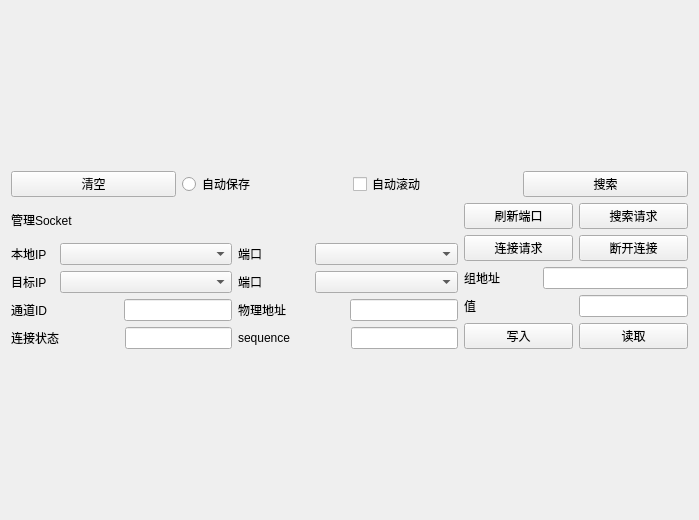
<?xml version="1.0" encoding="UTF-8"?>
<ui version="4.0">
 <class>windowForCommunication</class>
 <widget class="QWidget" name="windowForCommunication">
  <property name="geometry">
   <rect>
    <x>0</x>
    <y>0</y>
    <width>699</width>
    <height>520</height>
   </rect>
  </property>
  <property name="windowTitle">
   <string>Form</string>
  </property>
  <layout class="QGridLayout" name="gridLayout_3">
   <item row="0" column="0">
    <layout class="QGridLayout" name="gridLayout_2">
     <item row="0" column="0">
      <layout class="QVBoxLayout" name="verticalLayout_7">
       <item>
        <layout class="QVBoxLayout" name="verticalLayout_8"/>
       </item>
       <item>
        <layout class="QHBoxLayout" name="horizontalLayout_17">
         <item>
          <widget class="QPushButton" name="pushButton_9">
           <property name="text">
            <string>清空</string>
           </property>
          </widget>
         </item>
         <item>
          <widget class="QRadioButton" name="radioButton">
           <property name="text">
            <string>自动保存</string>
           </property>
          </widget>
         </item>
         <item>
          <widget class="QCheckBox" name="checkBox">
           <property name="text">
            <string>自动滚动</string>
           </property>
          </widget>
         </item>
         <item>
          <widget class="QPushButton" name="pushButton_2">
           <property name="text">
            <string>搜索</string>
           </property>
          </widget>
         </item>
        </layout>
       </item>
      </layout>
     </item>
     <item row="1" column="0">
      <layout class="QHBoxLayout" name="horizontalLayout_16" stretch="2,1">
       <item>
        <layout class="QVBoxLayout" name="verticalLayout_4">
         <item>
          <layout class="QVBoxLayout" name="verticalLayout">
           <item>
            <widget class="QLabel" name="label_3">
             <property name="text">
              <string>管理Socket</string>
             </property>
            </widget>
           </item>
           <item>
            <layout class="QHBoxLayout" name="horizontalLayout_3">
             <item>
              <layout class="QHBoxLayout" name="horizontalLayout" stretch="1,4">
               <item>
                <widget class="QLabel" name="label">
                 <property name="text">
                  <string>本地IP</string>
                 </property>
                </widget>
               </item>
               <item>
                <widget class="QComboBox" name="comboBox"/>
               </item>
              </layout>
             </item>
             <item>
              <layout class="QHBoxLayout" name="horizontalLayout_2" stretch="1,2">
               <item>
                <widget class="QLabel" name="label_2">
                 <property name="text">
                  <string>端口</string>
                 </property>
                </widget>
               </item>
               <item>
                <widget class="QComboBox" name="comboBox_2"/>
               </item>
              </layout>
             </item>
            </layout>
           </item>
          </layout>
         </item>
         <item>
          <layout class="QVBoxLayout" name="verticalLayout_2">
           <item>
            <layout class="QHBoxLayout" name="horizontalLayout_4">
             <item>
              <layout class="QHBoxLayout" name="horizontalLayout_5" stretch="1,4">
               <item>
                <widget class="QLabel" name="label_5">
                 <property name="text">
                  <string>目标IP</string>
                 </property>
                </widget>
               </item>
               <item>
                <widget class="QComboBox" name="comboBox_3"/>
               </item>
              </layout>
             </item>
             <item>
              <layout class="QHBoxLayout" name="horizontalLayout_6" stretch="1,2">
               <item>
                <widget class="QLabel" name="label_6">
                 <property name="text">
                  <string>端口</string>
                 </property>
                </widget>
               </item>
               <item>
                <widget class="QComboBox" name="comboBox_4"/>
               </item>
              </layout>
             </item>
            </layout>
           </item>
          </layout>
         </item>
         <item>
          <layout class="QVBoxLayout" name="verticalLayout_3">
           <item>
            <layout class="QHBoxLayout" name="horizontalLayout_12">
             <item>
              <layout class="QHBoxLayout" name="horizontalLayout_7" stretch="1,0">
               <item>
                <widget class="QLabel" name="label_7">
                 <property name="text">
                  <string>通道ID</string>
                 </property>
                </widget>
               </item>
               <item>
                <widget class="QLineEdit" name="lineEdit"/>
               </item>
              </layout>
             </item>
             <item>
              <layout class="QHBoxLayout" name="horizontalLayout_8" stretch="1,0">
               <item>
                <widget class="QLabel" name="label_8">
                 <property name="text">
                  <string>物理地址</string>
                 </property>
                </widget>
               </item>
               <item>
                <widget class="QLineEdit" name="lineEdit_2"/>
               </item>
              </layout>
             </item>
            </layout>
           </item>
           <item>
            <layout class="QHBoxLayout" name="horizontalLayout_11">
             <item>
              <layout class="QHBoxLayout" name="horizontalLayout_9" stretch="1,1">
               <item>
                <widget class="QLabel" name="label_9">
                 <property name="text">
                  <string>连接状态</string>
                 </property>
                </widget>
               </item>
               <item>
                <widget class="QLineEdit" name="lineEdit_3"/>
               </item>
              </layout>
             </item>
             <item>
              <layout class="QHBoxLayout" name="horizontalLayout_10" stretch="1,1">
               <item>
                <widget class="QLabel" name="label_10">
                 <property name="text">
                  <string>sequence</string>
                 </property>
                </widget>
               </item>
               <item>
                <widget class="QLineEdit" name="lineEdit_4"/>
               </item>
              </layout>
             </item>
            </layout>
           </item>
          </layout>
         </item>
        </layout>
       </item>
       <item>
        <layout class="QGridLayout" name="gridLayout">
         <item row="0" column="0">
          <widget class="QPushButton" name="pushButton_7">
           <property name="text">
            <string>刷新端口</string>
           </property>
          </widget>
         </item>
         <item row="1" column="0">
          <widget class="QPushButton" name="pushButton_3">
           <property name="text">
            <string>连接请求</string>
           </property>
          </widget>
         </item>
         <item row="5" column="0" colspan="2">
          <layout class="QVBoxLayout" name="verticalLayout_6">
           <item>
            <layout class="QVBoxLayout" name="verticalLayout_5">
             <item>
              <layout class="QHBoxLayout" name="horizontalLayout_13" stretch="1,2">
               <item>
                <widget class="QLabel" name="label_11">
                 <property name="text">
                  <string>组地址</string>
                 </property>
                </widget>
               </item>
               <item>
                <widget class="QLineEdit" name="lineEdit_5"/>
               </item>
              </layout>
             </item>
             <item>
              <layout class="QHBoxLayout" name="horizontalLayout_14" stretch="1,1">
               <item>
                <widget class="QLabel" name="label_12">
                 <property name="text">
                  <string>值</string>
                 </property>
                </widget>
               </item>
               <item>
                <widget class="QLineEdit" name="lineEdit_6"/>
               </item>
              </layout>
             </item>
            </layout>
           </item>
           <item>
            <layout class="QHBoxLayout" name="horizontalLayout_15">
             <item>
              <widget class="QPushButton" name="pushButton_5">
               <property name="text">
                <string>写入</string>
               </property>
              </widget>
             </item>
             <item>
              <widget class="QPushButton" name="pushButton_6">
               <property name="text">
                <string>读取</string>
               </property>
              </widget>
             </item>
            </layout>
           </item>
          </layout>
         </item>
         <item row="0" column="1">
          <widget class="QPushButton" name="pushButton">
           <property name="text">
            <string>搜索请求</string>
           </property>
          </widget>
         </item>
         <item row="1" column="1">
          <widget class="QPushButton" name="pushButton_4">
           <property name="text">
            <string>断开连接</string>
           </property>
          </widget>
         </item>
        </layout>
       </item>
      </layout>
     </item>
    </layout>
   </item>
  </layout>
 </widget>
 <resources/>
 <connections/>
</ui>
